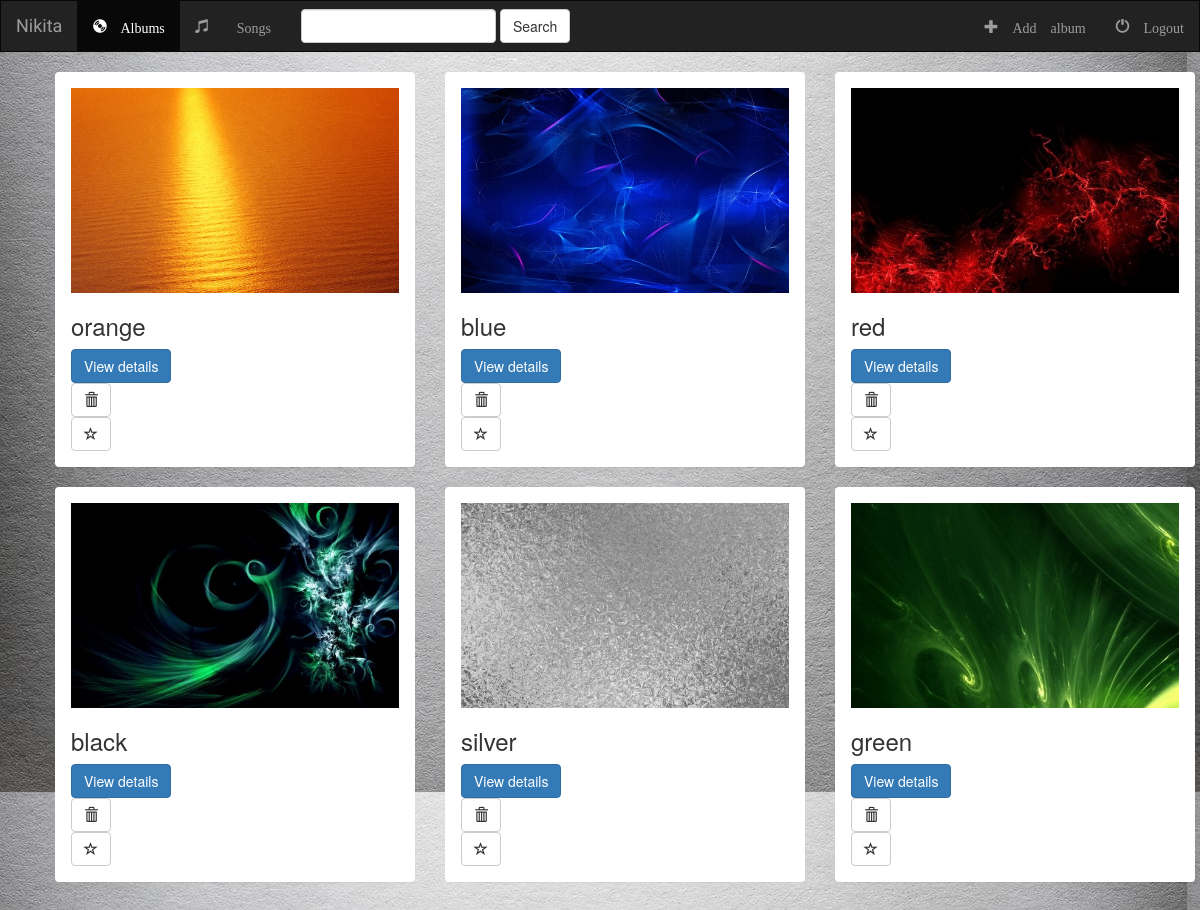
The app's page /music/ with its own data.
### music/models.py (models this page shows, shortened)
class Album(models.Model):
	artist = models.CharField(max_length = 255)
	album_title = models.CharField(max_length = 500)
	genre = models.CharField(max_length = 100)
	album_logo = models.FileField()  #max_length = 1000

### music/views.py (the view)
class IndexView(generic.ListView):
	template_name = 'music/index.html'
	model = Album

### music/templates/music/index.html (shortened to what this page needs)
{% extends 'music/base.html' %}
{% block body %}
	<ul>
		<div class='container'>
			<div class='row'>
	{% for album in object_list %}
				<div class='col-md-4'>
					<div class='panel'>
						<div class='panel-body' class='panel-default'>
							<a href='{% url "music:details" album.pk %}'>
								<img src='{{ album.album_logo.url }}' class='img-responsive'>
							</a>
							<h3>{{ album.album_title }}</h3>
							<form action='{% url "music:details" album.id %}' >
								<button type="submit" class="btn btn-primary">View details</button>
							</form>
							<form action="{% url 'music:album-delete' album.id %}" method='post'>
								<button type="submit" class="btn btn-default"><span class='glyphicon glyphicon-trash' aria-hidden='true'></span></button>
							</form>
							<button type="button" class="btn btn-default"><span class='glyphicon  glyphicon-star-empty' aria-hidden='true'></span></button>
						</div>
					</div>
				</div>
	{% endfor %}
			</div>
		</div>
	</ul>
{% endblock %}

### music/templates/music/base.html (shortened to what this page needs)
<!DOCTYPE html>
<html>
<head>
	<link href="https://maxcdn.bootstrapcdn.com/bootstrap/3.3.7/css/bootstrap.min.css" rel="stylesheet">
	{% load static %}
	<link rel="stylesheet" type="text/css" href="{% static '\music\css\style.css' %}">
</head>
<body>
	<nav class='navbar navbar-inverse'>
		<div class = 'сontainer-fluid'>
			<div class="navbar-header">
				<a class='navbar-brand' href='{% url "music:index" %}'>Nikita</a>
			</div>
			<div class='collapse navbar-collapse' id='topNavBar'>
				<ul class='nav navbar-nav'>
					<li class='active'>
						<a href='{% url "music:index" %}'>
							<span class='glyphicon glyphicon-cd' aria-hidden='true'>&nbsp;Albums</span>
						</a>
					</li>
					<li class='#'>
						<a href='#'>
							<span class='glyphicon glyphicon-music' aria-hidden='true'>&nbsp; Songs</span>
						</a>
					</li>
				</ul>
				<form class='navbar-form navbar-left' role='search' method='get' action='#'>
					<div class="form-group">
						<input type='text' class='form-control' name='q' value=''>
					</div>
					<button type='submit' class='btn btn-default'>Search</button>
				</form>
				<ul class='nav navbar-nav navbar-right'>
					<li class='#'>
						<a href='{% url "music:album-add" %}'>
							<span class='glyphicon glyphicon-plus' aria-hidden='true'>&nbsp;Add album</span>
						</a>
					</li>
					<li class='#'>
						<a href='#'>
							<span class='glyphicon glyphicon-off' aria-hidden='true'>&nbsp;Logout</span>
						</a>
					</li>
				</ul>
			</div>
		</div>
	</nav>
{% block body %}
{% endblock %}
</body>
</html>

### music/static/music/css/style.css (style rules this page uses)
body { background: white url('../images/background.jpg'); }
.navbar { border-radius: 0; }
.navbar-brand { font-family: 'Satisfy', cursive; }

### records on screen
Album: album_logo (picture), album_title "orange"
Album: album_logo (picture), album_title "blue"
Album: album_logo (picture), album_title "red"
Album: album_logo (picture), album_title "black"
Album: album_logo (picture), album_title "silver"
Album: album_logo (picture), album_title "green"
